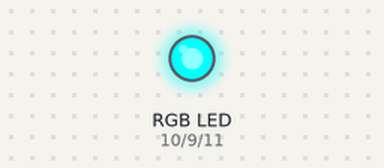
The sketch below on a simulated Arduino Uno, built with avr-gcc and run on an emulated ATmega328P. Shown: an RGB LED mixed from three pins (HIGH = lit).

Above: at 0.4 s.
At 1.2 s:
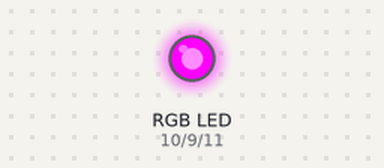
At 4.4 s:
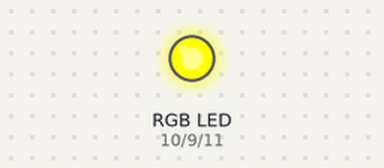
Timing chart, 0 to 5.5 s (numbered marks = the images above):
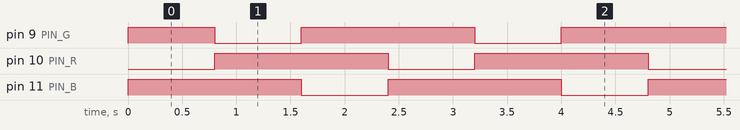

Measured:
- by itself, pin 9 (PIN_G): repeats every 2.4 s: LOW 0.80 s, HIGH 1.6 s
- by itself, pin 10 (PIN_R), pin 11 (PIN_B): alternates HIGH for 1.6 s and LOW for 0.80 s
- by itself, everything shown: repeats every 2.4 s, in 3 steps

The sketch:

rgb_up.ino
```cpp
int i=0;
# define PIN_R 10 //PWM pin 10 for RED
# define PIN_G 9  //PWM pin 9 for GREEN
# define PIN_B 11 //PWM pin 11 for BLUE
# define BreatheDelay 5//Delay for breathe animation recommended 5-20(ms)
void setup() {
 pinMode(PIN_R,OUTPUT);
 pinMode(PIN_G,OUTPUT);
 pinMode(PIN_B,OUTPUT);


}

void loop() {

rgb_update(255,0,0);
delay(800);
rgb_update(0,255,0);
delay(800);
rgb_update(0,0,255);
delay(800);
}

void rgb_update(byte k , byte j, byte  i){
  analogWrite(PIN_R,255-k);
  analogWrite(PIN_G,255-j);
  analogWrite(PIN_B,255-i);

}
```
